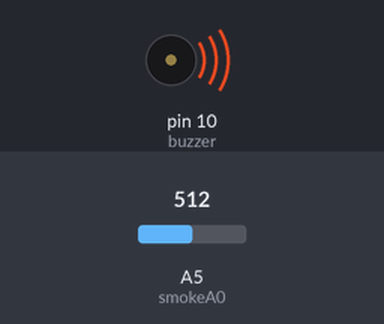
Recording of a sketch running on a simulated Arduino Uno, built with avr-gcc and run on an emulated ATmega328P. Shown: buzzer (waves = sounding). Inputs (shaded band) come from the test bench; at power-on: A5 (smokeA0) = 512. What the sketch prints to the serial monitor is not drawn.

Above: at 0.1 s.
Timing chart, 0 to 1.6 s (numbered marks = the images above):
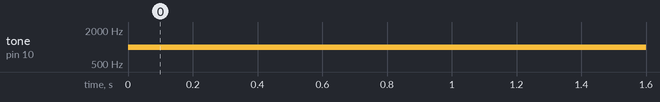

Measured:
- by itself, tone on pin 10 (buzzer): silent → 1000 Hz at 0.00 s

The sketch:

buzzer.ino
```cpp
int buzzer = 10;
int smokeA0 = A5;
// Your threshold value
int sensorThres = 20;

void setup() {
  pinMode(buzzer, OUTPUT);
  pinMode(smokeA0, INPUT);
  Serial.begin(9600);
}

void loop() {
  int analogSensor = analogRead(smokeA0);

  Serial.print("Pin A0: ");
  Serial.println(analogSensor);
  // Checks if it has reached the threshold value
  /*if (analogSensor > sensorThres)
  {
    digitalWrite(redLed, HIGH);
    digitalWrite(greenLed, LOW);
    tone(buzzer, 1000, 200);
  }
  else
  {
    digitalWrite(redLed, LOW);
    digitalWrite(greenLed, HIGH);
    noTone(buzzer);
  }*/


  if (sensorThres > 0 && sensorThres <50){
    tone(buzzer, 1000, 200);
  }

  if (sensorThres >= 50 && sensorThres <100){
        noTone(buzzer);
  }
  delay(100);
}
```
